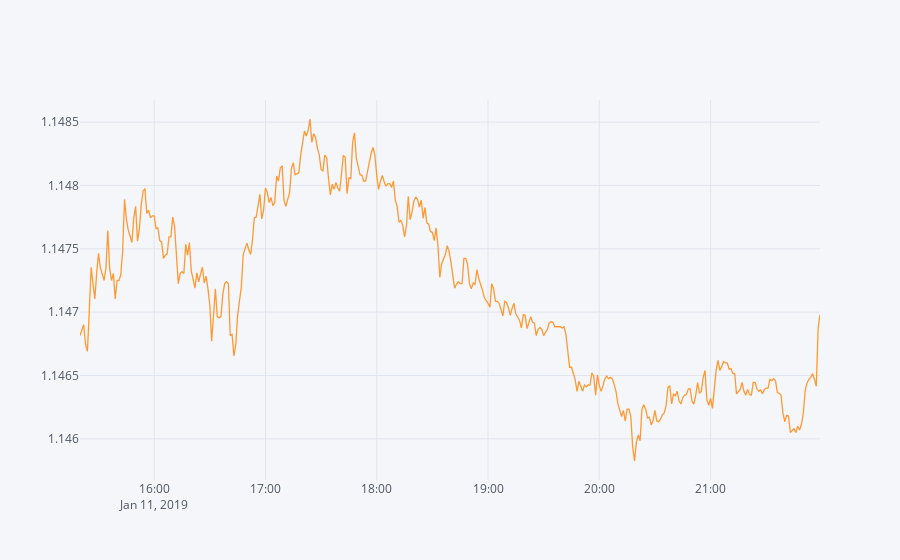

Notebook cell for this chart:
### Code cell
iplot(data.iplot(asFigure=True))

### Figure 1 — Plotly figure (JSON) as saved in the notebook; plotly's stock layout.template omitted (floating-point values rounded to 4 significant figures; data arrays with more than 128 entries replaced by an {"elided": "..."} marker saying what was removed)
{"data": [{"line": {"color": "rgba(255, 153, 51, 1.0)", "dash": "solid", "shape": "linear", "width": 1.3}, "mode": "lines", "name": "midclose", "text": "", "type": "scatter", "uid": "853d1fe2-0d27-450a-84ee-cb2c04f693e6", "x": {"elided": "400 str values"}, "y": {"elided": "400 float values"}}], "layout": {"legend": {"bgcolor": "#F5F6F9", "font": {"color": "#4D5663"}}, "paper_bgcolor": "#F5F6F9", "plot_bgcolor": "#F5F6F9", "title": {"font": {"color": "#4D5663"}}, "xaxis": {"gridcolor": "#E1E5ED", "showgrid": true, "tickfont": {"color": "#4D5663"}, "title": {"font": {"color": "#4D5663"}, "text": ""}, "zerolinecolor": "#E1E5ED"}, "yaxis": {"gridcolor": "#E1E5ED", "showgrid": true, "tickfont": {"color": "#4D5663"}, "title": {"font": {"color": "#4D5663"}, "text": ""}, "zerolinecolor": "#E1E5ED"}}}
